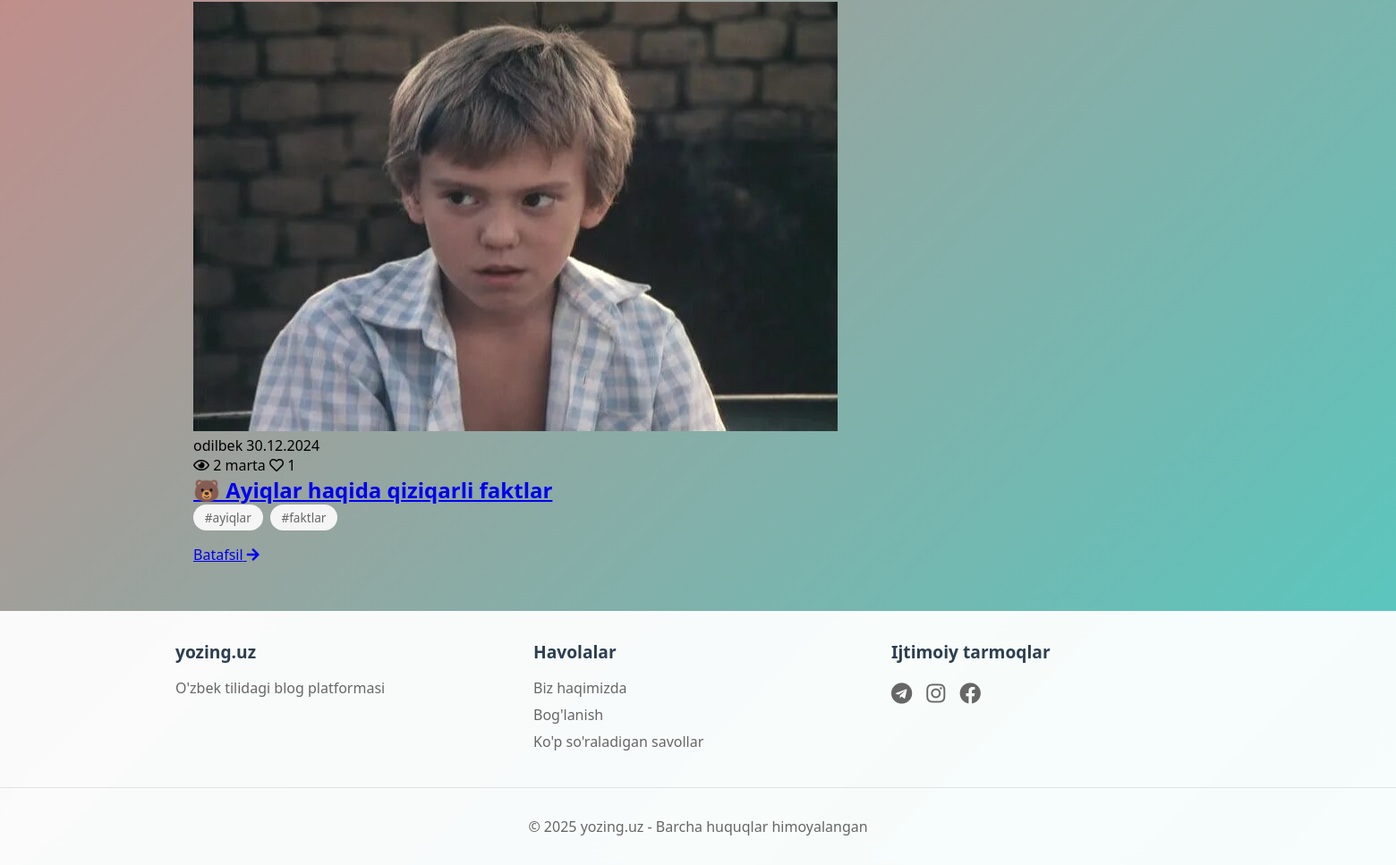
/search/posts/ (lower part), run on an earlier commit of the app's database.
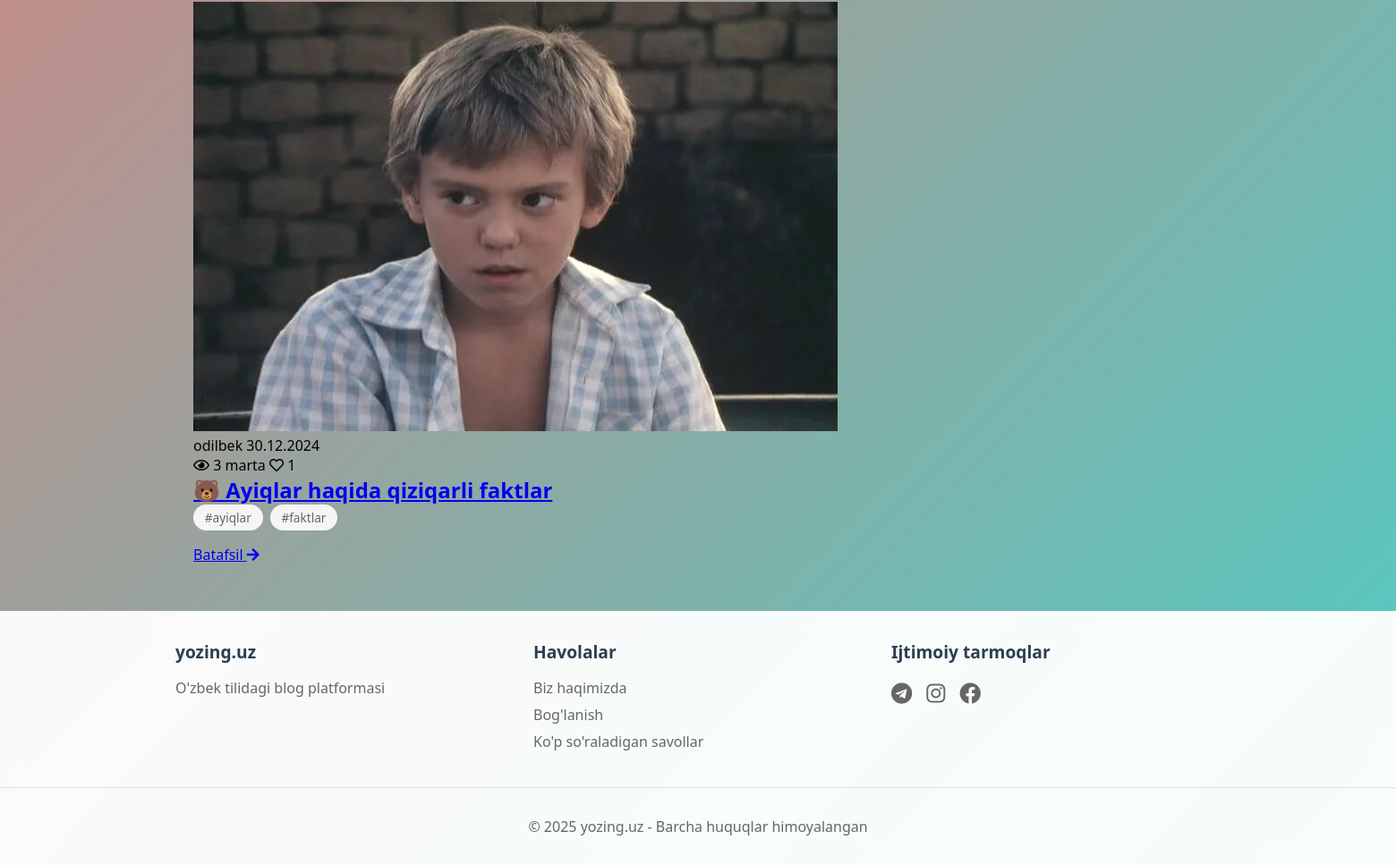
And on a later commit of the database.
### blog/models.py (models this page shows, shortened)
class Post(models.Model):
    title = models.CharField(max_length=200)
    content = models.TextField()
    image = models.ImageField(upload_to='media/images/', null=True, blank=True)
    created_at = models.DateTimeField(auto_now_add=True)
    updated_at = models.DateTimeField(auto_now=True)
    author = models.ForeignKey(User, on_delete=models.CASCADE)
    tags = models.ManyToManyField(Tag, blank=True)
    views = models.PositiveIntegerField(default=0)
    likes = models.ManyToManyField(User, related_name='liked_posts', blank=True)

class Profile(models.Model):
    user = models.OneToOneField(User, on_delete=models.CASCADE)
    avatar = models.ImageField(upload_to='avatars/', null=True, blank=True)
    bio = models.TextField(max_length=500, blank=True)
    position = models.CharField(max_length=100, blank=True)

### blog/views.py (the view)
# urls.py: path('search/posts/', views.search_posts, name='search_posts'),
def search_posts(request):
    query = request.GET.get('q', '')
    tag_slug = request.GET.get('tag', '')
    posts = Post.objects.all()
    if tag_slug:
        tag = get_object_or_404(Tag, slug=tag_slug)
        posts = posts.filter(tags=tag)
    if query:
        posts = posts.filter(
            Q(title__icontains=query) |
            Q(content__icontains=query)
        )
    else:
        posts = Post.objects.all()
    posts = posts.order_by('-created_at')[:10]
    if request.headers.get('X-Requested-With') == 'XMLHttpRequest':
        return render(request, 'partial_posts.html', {'posts': posts})
    tags = Tag.objects.all()
    context = {
        'posts': posts,
        'query': query,
        'tags': tags,
        'current_tag': tag_slug
    }
    return render(request, 'search_posts.html', context)

### blog/templates/search_posts.html (shortened to what this page needs)
{% extends 'base.html' %}
{% block content %}
<div class="search-container">
    <div id="searchResults" class="posts-grid">
        {% include 'partial_posts.html' with posts=posts %}
    </div>
</div>
{% endblock %}

### blog/templates/partial_posts.html (shortened to what this page needs)
{% if posts %}
    {% for post in posts %}
        <div class="post-card">
            <div class="post-content">
                <div class="post-header">
                    <div class="author-info">
                        <div class="author-avatar">
                            {% if post.author.profile.avatar %}
                                <img src="{{ post.author.profile.avatar.url }}" alt="{{ post.author.username }}">
                            {% else %}
                                <img src="https://ui-avatars.com/api/?name={{ post.author.username }}&background=4ECDC4&color=fff" alt="{{ post.author.username }}">
                            {% endif %}
                        </div>
                        <div class="author-details">
                            <span class="author-name">{{ post.author.username }}</span>
                            <span class="post-date">{{ post.created_at|date:"d.m.Y" }}</span>
                        </div>
                    </div>
                    <div class="post-stats">
                        <span class="post-views">
                            <i class="far fa-eye"></i>
                            {{ post.views }} marta
                        </span>
                        <span class="post-likes">
                            <i class="far fa-heart"></i>
                            {{ post.likes.count }}
                        </span>
                    </div>
                </div>
                <h2 class="post-title">
                    <a href="{% url 'post_detail' post.pk %}">{{ post.title }}</a>
                </h2>
                <div class="post-tags">
                    {% for tag in post.tags.all %}
                        <a href="?tag={{ tag.slug }}" class="post-tag">#{{ tag.name }}</a>
                    {% endfor %}
                </div>
                <a href="{% url 'post_detail' post.pk %}" class="read-more-button">
                    <span>Batafsil</span>
                    <i class="fas fa-arrow-right"></i>
                </a>
            </div>
        </div>
    {% endfor %}
{% else %}
    <div class="no-results">
        <i class="fas fa-search"></i>
        <p>Postlar topilmadi</p>
    </div>
{% endif %}

What changed in the data, as far as the page shows it:
changed Post "🐻 Ayiqlar haqida qiziqarli faktlar": views "2" → "3"
